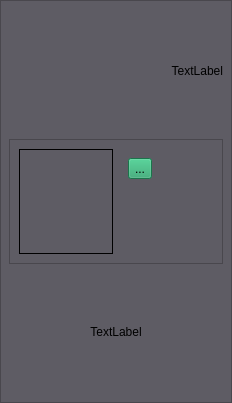
<?xml version="1.0" encoding="UTF-8"?>
<ui version="4.0">
 <class>SearchResultItem</class>
 <widget class="QFrame" name="SearchResultItem">
  <property name="geometry">
   <rect>
    <x>0</x>
    <y>0</y>
    <width>232</width>
    <height>403</height>
   </rect>
  </property>
  <property name="minimumSize">
   <size>
    <width>0</width>
    <height>0</height>
   </size>
  </property>
  <property name="autoFillBackground">
   <bool>false</bool>
  </property>
  <property name="styleSheet">
   <string notr="true">background-color: rgb(94, 92, 100);</string>
  </property>
  <property name="frameShape">
   <enum>QFrame::StyledPanel</enum>
  </property>
  <property name="lineWidth">
   <number>2</number>
  </property>
  <layout class="QVBoxLayout" name="verticalLayout">
   <property name="leftMargin">
    <number>8</number>
   </property>
   <property name="topMargin">
    <number>8</number>
   </property>
   <property name="rightMargin">
    <number>8</number>
   </property>
   <property name="bottomMargin">
    <number>8</number>
   </property>
   <item>
    <widget class="QLabel" name="collectionLabel">
     <property name="sizePolicy">
      <sizepolicy hsizetype="Preferred" vsizetype="Minimum">
       <horstretch>0</horstretch>
       <verstretch>0</verstretch>
      </sizepolicy>
     </property>
     <property name="text">
      <string>TextLabel</string>
     </property>
     <property name="alignment">
      <set>Qt::AlignRight|Qt::AlignTrailing|Qt::AlignVCenter</set>
     </property>
    </widget>
   </item>
   <item>
    <widget class="QFrame" name="centerFrame">
     <property name="frameShape">
      <enum>QFrame::StyledPanel</enum>
     </property>
     <property name="frameShadow">
      <enum>QFrame::Raised</enum>
     </property>
     <layout class="QHBoxLayout" name="horizontalLayout">
      <item>
       <widget class="QLabel" name="iconLabel">
        <property name="frameShape">
         <enum>QFrame::Box</enum>
        </property>
        <property name="text">
         <string/>
        </property>
       </widget>
      </item>
      <item alignment="Qt::AlignTop">
       <widget class="QFrame" name="buttonFrame">
        <property name="sizePolicy">
         <sizepolicy hsizetype="Minimum" vsizetype="Preferred">
          <horstretch>0</horstretch>
          <verstretch>0</verstretch>
         </sizepolicy>
        </property>
        <property name="frameShape">
         <enum>QFrame::NoFrame</enum>
        </property>
        <property name="frameShadow">
         <enum>QFrame::Plain</enum>
        </property>
        <layout class="QVBoxLayout" name="verticalLayout_2">
         <item>
          <widget class="QToolButton" name="webToolButton">
           <property name="autoFillBackground">
            <bool>false</bool>
           </property>
           <property name="styleSheet">
            <string notr="true">background-color: rgb(38, 162, 105);</string>
           </property>
           <property name="text">
            <string>...</string>
           </property>
          </widget>
         </item>
        </layout>
       </widget>
      </item>
     </layout>
    </widget>
   </item>
   <item>
    <widget class="QLabel" name="titleLabel">
     <property name="text">
      <string>TextLabel</string>
     </property>
     <property name="alignment">
      <set>Qt::AlignCenter</set>
     </property>
     <property name="wordWrap">
      <bool>true</bool>
     </property>
    </widget>
   </item>
  </layout>
 </widget>
 <resources/>
 <connections/>
</ui>
